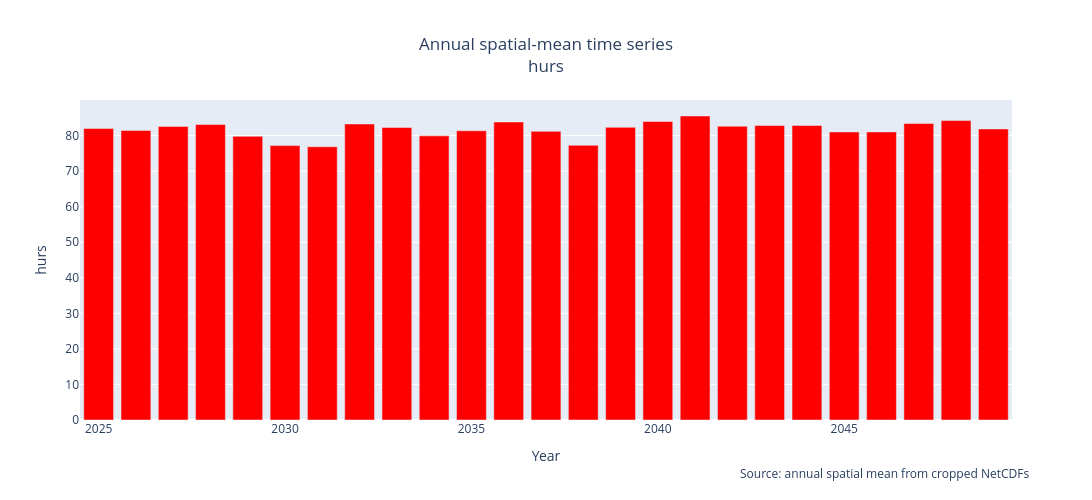
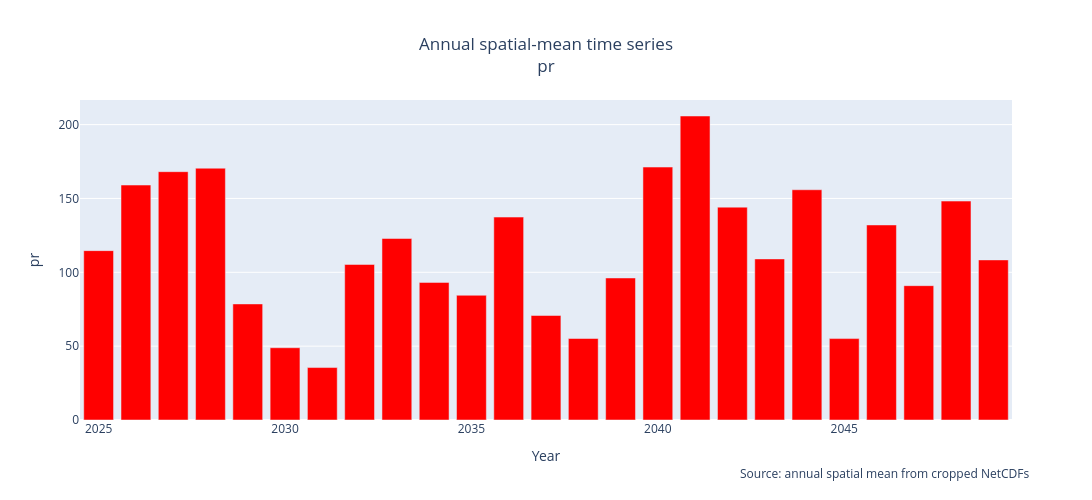
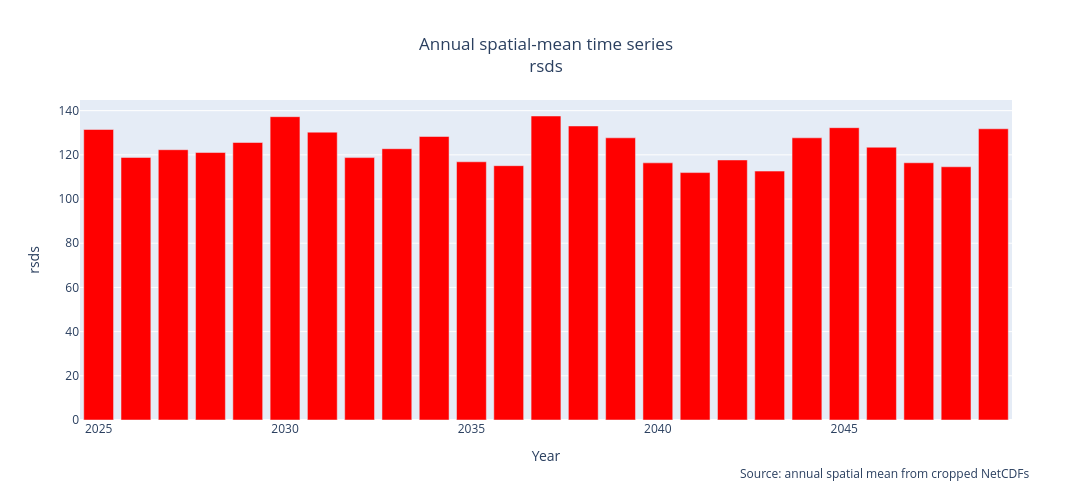
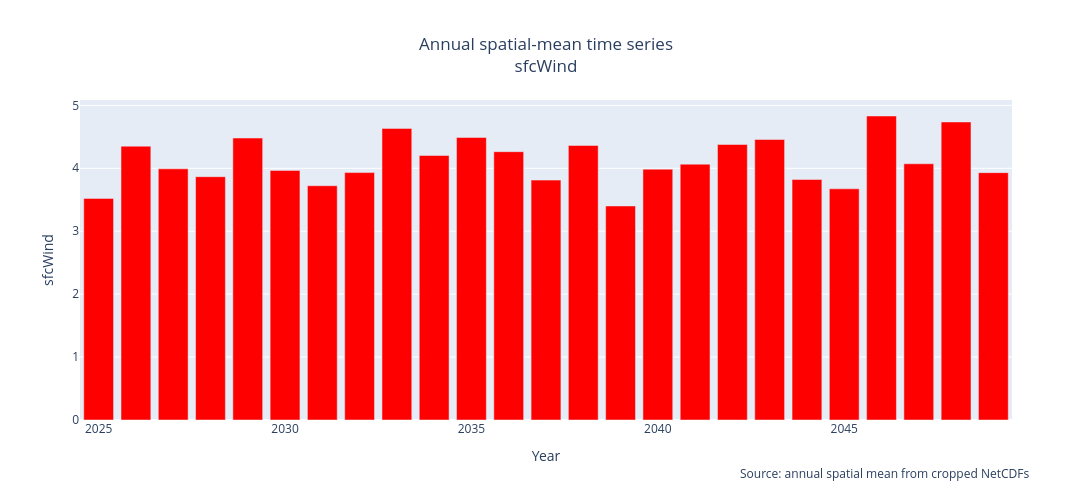

The cell these charts' notebook holds for them, in order:
### Code cell
from pathlib import Path
import pandas as pd
import numpy as np
import plotly.graph_objects as go
from IPython.display import display

# =========================================
# Input / Output paths
# =========================================

ROOT_DIR = Path("output_final_merged")

IN_CSV_PATHS = {
    scenario: ROOT_DIR / scenario / "annual_timeseries_spatial_mean.csv"
    for scenario in SELECTED_SCENARIOS
}

if not IN_CSV_PATHS:
    raise ValueError("No scenarios selected. Check SELECTED_SCENARIOS.")

for scenario, csv_path in IN_CSV_PATHS.items():
    if not csv_path.exists():
        raise FileNotFoundError(
            f"CSV not found: {csv_path}. "
            f"Generate the annual timeseries CSV for {scenario} first."
        )

OUT_DIR = ROOT_DIR / "timeseries_plots_selected_scenarios_bars"
OUT_DIR.mkdir(parents=True, exist_ok=True)

# =========================================
# Read and validate selected scenarios
# =========================================

dfs = {
    scenario: pd.read_csv(csv_path)
    for scenario, csv_path in IN_CSV_PATHS.items()
}

for scenario, df in dfs.items():
    if "year" not in df.columns:
        raise ValueError(f"CSV for {scenario} must contain a 'year' column.")

    df["year"] = pd.to_numeric(df["year"], errors="raise")
    dfs[scenario] = df.sort_values("year").reset_index(drop=True)

# Variables shared by all selected scenarios
vars_sets = [
    set(df.columns) - {"year"}
    for df in dfs.values()
]
vars_cols = sorted(set.intersection(*vars_sets))

if not vars_cols:
    raise ValueError("No common variables found across the selected scenarios.")

print("Selected scenarios:", list(dfs.keys()))
for scenario, df in dfs.items():
    print(f"{scenario} years: {df['year'].min()} → {df['year'].max()} | count: {len(df)}")

print("Common variables:", vars_cols)

# =========================================
# Save combined TXT for selected scenarios
# =========================================

combined = None

for scenario, df in dfs.items():
    suffix = scenario.replace(".", "").replace("-", "_")
    df_scenario = df[["year"] + vars_cols].copy()
    df_scenario = df_scenario.rename(
        columns={
            "year": "Year",
            **{col: f"{col}_{suffix}" for col in vars_cols}
        }
    )

    combined = (
        df_scenario if combined is None
        else pd.merge(combined, df_scenario, on="Year", how="outer")
    )

combined = combined.sort_values("Year").reset_index(drop=True)
out_all_txt = OUT_DIR / "all_variables_timeseries_selected_scenarios.txt"
combined.to_csv(out_all_txt, sep="\t", index=False)
print("Saved combined TXT:", out_all_txt)

# =========================================
# Plot each variable for selected scenarios
# =========================================

scenario_colours = {
    "rcp_4.5": "blue",
    "rcp_8.5": "red",
}

for col in vars_cols:
    fig = go.Figure()

    # Combine data by year for a clear comparison
    for scenario, df in dfs.items():
        y = df[col].to_numpy()
        nan_count = pd.isna(y).sum()
        print(f"{col} | {scenario} | missing values: {nan_count}")

        fig.add_trace(
            go.Bar(
                x=df["year"],
                y=y,
                name=scenario,
                marker_color=scenario_colours.get(scenario)
            )
        )

    fig.update_layout(
        title={
            "text": f"Annual spatial-mean time series<br>{col}",
            "x": 0.5,
            "xanchor": "center"
        },
        xaxis_title="Year",
        yaxis_title=col,
        legend=dict(orientation="h", x=0, y=1.12),
        barmode="group",
        width=1100,
        height=500,
    )

    fig.add_annotation(
        xref="paper",
        yref="paper",
        x=1.02,
        y=-0.2,
        showarrow=False,
        text="Source: annual spatial mean from cropped NetCDFs"
    )

    display(fig)

    safe = "".join(
        ch if ch.isalnum() or ch in ("_", "-", ".") else "_"
        for ch in col
    )

    # Save variable data for all selected scenarios
    variable_frames = []

    for scenario, df in dfs.items():
        suffix = scenario.replace(".", "").replace("-", "_")
        frame = df[["year", col]].rename(
            columns={
                "year": "Year",
                col: f"{col}_{suffix}"
            }
        )
        variable_frames.append(frame)

    df_single = variable_frames[0]
    for frame in variable_frames[1:]:
        df_single = pd.merge(df_single, frame, on="Year", how="outer")

    df_single = df_single.sort_values("Year").reset_index(drop=True)
    out_txt = OUT_DIR / f"{safe}_selected_scenarios.txt"
    df_single.to_csv(out_txt, sep="\t", index=False)

    out_png = OUT_DIR / f"{safe}_selected_scenarios.png"
    try:
        fig.write_image(str(out_png), scale=2)
        print("Saved:", out_png.name, "|", out_txt.name)
    except (ValueError, ImportError) as exc:
        print(f"PNG export failed ({exc}). TXT saved: {out_txt.name}")

print("\nDone.")
print("Outputs saved in:", OUT_DIR)

### Figure 1 — Plotly figure (JSON) as saved in the notebook; plotly's stock layout.template omitted (floating-point values rounded to 4 significant figures)
{"data": [{"marker": {"color": "red"}, "name": "rcp_8.5", "type": "bar", "x": [2025, 2026, 2027, 2028, 2029, 2030, 2031, 2032, 2033, 2034, 2035, 2036, 2037, 2038, 2039, 2040, 2041, 2042, 2043, 2044, 2045, 2046, 2047, 2048, 2049], "y": [81.98, 81.44, 82.56, 83.09, 79.77, 77.16, 76.85, 83.23, 82.26, 79.9, 81.33, 83.8, 81.16, 77.24, 82.29, 83.95, 85.49, 82.61, 82.81, 82.83, 81.0, 81.01, 83.36, 84.21, 81.84]}], "layout": {"annotations": [{"showarrow": false, "text": "Source: annual spatial mean from cropped NetCDFs", "x": 1.02, "xref": "paper", "y": -0.2, "yref": "paper"}], "barmode": "group", "height": 500, "legend": {"orientation": "h", "x": 0, "y": 1.12}, "title": {"text": "Annual spatial-mean time series<br>hurs", "x": 0.5, "xanchor": "center"}, "width": 1100, "xaxis": {"title": {"text": "Year"}}, "yaxis": {"title": {"text": "hurs"}}}}

### Figure 2 — Plotly figure (JSON) as saved in the notebook; plotly's stock layout.template omitted (floating-point values rounded to 4 significant figures)
{"data": [{"marker": {"color": "red"}, "name": "rcp_8.5", "type": "bar", "x": [2025, 2026, 2027, 2028, 2029, 2030, 2031, 2032, 2033, 2034, 2035, 2036, 2037, 2038, 2039, 2040, 2041, 2042, 2043, 2044, 2045, 2046, 2047, 2048, 2049], "y": [114.7, 159.1, 168.1, 170.5, 78.59, 48.92, 35.51, 105.3, 122.9, 93.16, 84.44, 137.4, 70.76, 55.18, 96.16, 171.2, 205.8, 144.1, 109.1, 155.9, 55.13, 132.0, 90.95, 148.2, 108.4]}], "layout": {"annotations": [{"showarrow": false, "text": "Source: annual spatial mean from cropped NetCDFs", "x": 1.02, "xref": "paper", "y": -0.2, "yref": "paper"}], "barmode": "group", "height": 500, "legend": {"orientation": "h", "x": 0, "y": 1.12}, "title": {"text": "Annual spatial-mean time series<br>pr", "x": 0.5, "xanchor": "center"}, "width": 1100, "xaxis": {"title": {"text": "Year"}}, "yaxis": {"title": {"text": "pr"}}}}

### Figure 3 — Plotly figure (JSON) as saved in the notebook; plotly's stock layout.template omitted (floating-point values rounded to 4 significant figures)
{"data": [{"marker": {"color": "red"}, "name": "rcp_8.5", "type": "bar", "x": [2025, 2026, 2027, 2028, 2029, 2030, 2031, 2032, 2033, 2034, 2035, 2036, 2037, 2038, 2039, 2040, 2041, 2042, 2043, 2044, 2045, 2046, 2047, 2048, 2049], "y": [131.5, 118.8, 122.3, 121.1, 125.6, 137.3, 130.3, 118.8, 122.8, 128.3, 116.9, 115.1, 137.6, 133.1, 127.7, 116.4, 112.0, 117.7, 112.7, 127.7, 132.3, 123.5, 116.4, 114.6, 131.8]}], "layout": {"annotations": [{"showarrow": false, "text": "Source: annual spatial mean from cropped NetCDFs", "x": 1.02, "xref": "paper", "y": -0.2, "yref": "paper"}], "barmode": "group", "height": 500, "legend": {"orientation": "h", "x": 0, "y": 1.12}, "title": {"text": "Annual spatial-mean time series<br>rsds", "x": 0.5, "xanchor": "center"}, "width": 1100, "xaxis": {"title": {"text": "Year"}}, "yaxis": {"title": {"text": "rsds"}}}}

### Figure 4 — Plotly figure (JSON) as saved in the notebook; plotly's stock layout.template omitted (floating-point values rounded to 4 significant figures)
{"data": [{"marker": {"color": "red"}, "name": "rcp_8.5", "type": "bar", "x": [2025, 2026, 2027, 2028, 2029, 2030, 2031, 2032, 2033, 2034, 2035, 2036, 2037, 2038, 2039, 2040, 2041, 2042, 2043, 2044, 2045, 2046, 2047, 2048, 2049], "y": [3.522, 4.351, 3.991, 3.866, 4.481, 3.966, 3.723, 3.932, 4.634, 4.203, 4.49, 4.264, 3.812, 4.363, 3.401, 3.986, 4.066, 4.378, 4.458, 3.822, 3.674, 4.831, 4.072, 4.736, 3.931]}], "layout": {"annotations": [{"showarrow": false, "text": "Source: annual spatial mean from cropped NetCDFs", "x": 1.02, "xref": "paper", "y": -0.2, "yref": "paper"}], "barmode": "group", "height": 500, "legend": {"orientation": "h", "x": 0, "y": 1.12}, "title": {"text": "Annual spatial-mean time series<br>sfcWind", "x": 0.5, "xanchor": "center"}, "width": 1100, "xaxis": {"title": {"text": "Year"}}, "yaxis": {"title": {"text": "sfcWind"}}}}
